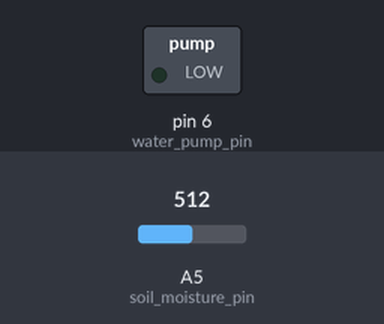
A sketch run on a simulated Arduino Uno, built with avr-gcc and run on an emulated ATmega328P. On the bench: switched loads named in the sketch (green lamp = pin HIGH). Inputs (shaded band) come from the test bench; at power-on: A5 (soil_moisture_pin) = 512.

Above: at 1.2 s.
1.3 s: A5 (soil_moisture_pin) set to 754
2.8 s: A5 (soil_moisture_pin) set to 778
At 3.9 s:
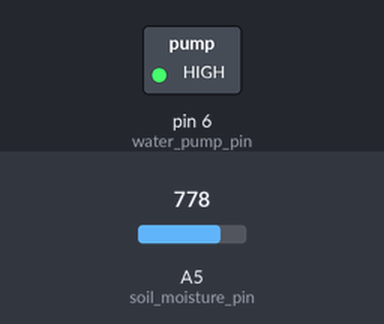
Timing chart, 0 to 5.8 s (numbered marks = the images above; inputs shaded):
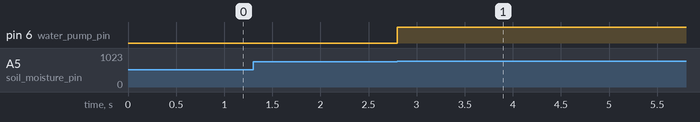

Measured:
- the behaviour switches between 767 and 768 on A5 (soil_moisture_pin) (found by bisection; images 0 and 1)
- after the input at 1.3 s, every drawn part: stays the same
- after the input at 2.8 s, pin 6 (water_pump_pin): LOW → HIGH at once

The sketch:

code.ino
```cpp
const int soil_moisture_pin = A5;  /* Soil moisture sensor O/P pin */
const int water_pump_pin = 6;

void setup()
{
  pinMode(water_pump_pin , OUTPUT);
  Serial.begin(9600); /* Define baud rate for serial communication */
}

void loop() {
  float moisture_percentage;
  int sensor_analog;
  sensor_analog = analogRead(soil_moisture_pin);
  moisture_percentage = ( 100 - ( (sensor_analog/1023.00) * 100 ) );
  if (moisture_percentage < 25)
  {
    digitalWrite(water_pump_pin , HIGH);
    delay(10000);
  }
  if (moisture_percentage >+ 50)
  {
    digitalWrite(water_pump_pin , LOW);
  }
//  Serial.print("Moisture Percentage = ");
//  Serial.print(moisture_percentage);
//  Serial.print("%\n\n");
//  delay(1000);
}
```
